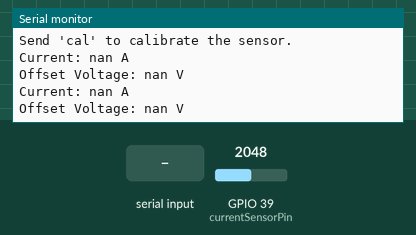
Recording of a sketch running on a simulated ESP32. Parts: the last lines printed to the serial monitor. The inputs (shaded band) are chosen by the test bench; at power-on: GPIO 39 (currentSensorPin) = 2048. EEPROM starts erased.

Above: at 2.2 s.
2.3 s: "cal\n" received over Serial
At 4.4 s:
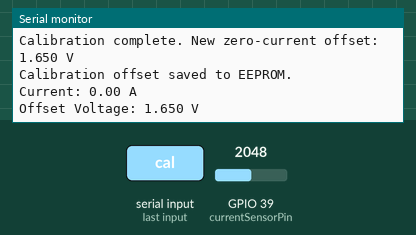
5.0 s: GPIO 39 (currentSensorPin) set to 2866
At 6.0 s:
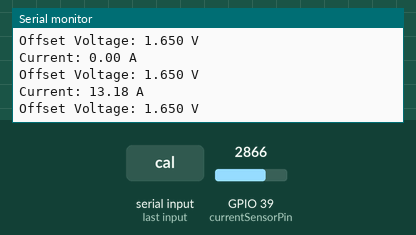
6.5 s: GPIO 39 (currentSensorPin) set to 3603
At 7.1 s:
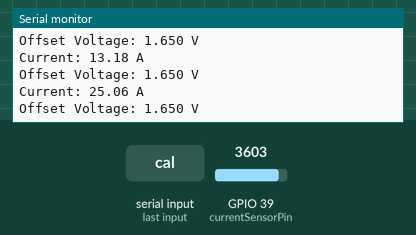
Timing chart, 0 to 9.5 s (numbered marks = the images above; inputs shaded):
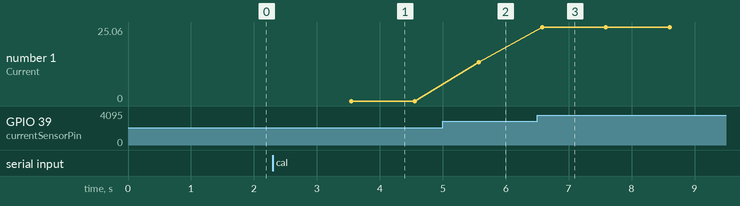

The sketch:

single-sensor-cal.ino
```cpp
#include <EEPROM.h> // Include EEPROM library for ESP32

// Pin configuration
const int currentSensorPin = 39; // ADC pin connected to the WCS sensor output

// Sensor configuration
const float sensitivity = 50.0;    // Sensitivity in mV/A for WCS1800
const float voltageReference = 3.3; // ESP32 ADC reference voltage
const int adcResolution = 4096;    // ESP32 ADC resolution (12-bit)

// EEPROM configuration
const int eepromSize = 512;         // Total EEPROM size
const int offsetAddress = 0;        // EEPROM address for storing the offset ideal 1.816

// Sampling configuration
const int numSamples = 50;          // Number of samples to average
float offsetVoltage = 0.0;          // Offset voltage for the sensor
float current = 0.0;                // Measured current

void setup() {
  Serial.begin(115200);
  delay(1000); // Allow some time for the serial monitor to start
  Serial.println("Single Sensor Current Measurement with EEPROM Calibration");

  // Initialize EEPROM
  if (!EEPROM.begin(eepromSize)) {
    Serial.println("Failed to initialize EEPROM!");
    while (1);
  }

  // Load offset from EEPROM
  offsetVoltage = readCalibrationFromEEPROM();
  Serial.print("Loaded offset voltage: ");
  Serial.print(offsetVoltage, 3);
  Serial.println(" V");

  Serial.println("Send 'cal' to calibrate the sensor.");
}

void loop() {
  // Check for serial input
  if (Serial.available()) {
    String command = Serial.readStringUntil('\n');
    command.trim(); // Remove any leading/trailing whitespace

    if (command == "cal") {
      calibrateZeroCurrent();
    }
  }

  // Measure current
  current = measureCurrent();
  Serial.print("Current: ");
  Serial.print(current, 2); // Print with 2 decimal points
  Serial.println(" A");

  Serial.print("Offset Voltage: ");
  Serial.print(offsetVoltage, 3); // Print with 3 decimal points
  Serial.println(" V");

  delay(1000); // Wait for a second before the next reading
}

// Function to measure current
float measureCurrent() {
  float totalADC = 0.0;

  // Take multiple samples and accumulate the ADC readings
  for (int i = 0; i < numSamples; i++) {
    totalADC += analogRead(currentSensorPin);
    delayMicroseconds(100); // Small delay to allow ADC to stabilize
  }

  // Calculate the average ADC value
  float avgADC = totalADC / numSamples;

  // Convert average ADC value to voltage
  float sensorVoltage = (avgADC * voltageReference) / adcResolution;

  // Calculate current (sensitivity is in mV/A, so convert to V/A)
  return (sensorVoltage - offsetVoltage) / (sensitivity / 1000.0);
}

// Function to calibrate the zero-current offset
void calibrateZeroCurrent() {
  float totalADC = 0.0;

  // Take multiple samples with no current
  Serial.println("Calibrating zero-current offset...");
  for (int i = 0; i < numSamples; i++) {
    totalADC += analogRead(currentSensorPin);
    delay(10); // Short delay between samples
  }

  // Calculate average ADC value and determine offset voltage
  float avgADC = totalADC / numSamples;
  offsetVoltage = (avgADC * voltageReference) / adcResolution;

  Serial.print("Calibration complete. New zero-current offset: ");
  Serial.print(offsetVoltage, 3); // Print with 3 decimal points
  Serial.println(" V");

  // Save the new offset to EEPROM
  saveCalibrationToEEPROM(offsetVoltage);
}

// Save the calibration offset to EEPROM
void saveCalibrationToEEPROM(float offset) {
  uint32_t offsetData = *(uint32_t *)&offset; // Convert float to uint32_t for storage
  for (int i = 0; i < 4; i++) {
    EEPROM.write(offsetAddress + i, (offsetData >> (i * 8)) & 0xFF);
  }
  EEPROM.commit(); // Save changes to EEPROM
  Serial.println("Calibration offset saved to EEPROM.");
}

// Read the calibration offset from EEPROM
float readCalibrationFromEEPROM() {
  uint32_t offsetData = 0;
  for (int i = 0; i < 4; i++) {
    offsetData |= (EEPROM.read(offsetAddress + i) << (i * 8));
  }
  return *(float *)&offsetData; // Convert uint32_t back to float
}
```

Measured:
- after the input at 2.3 s, the serial monitor: prints a new line after 0.73 s (image 1)
- after the input at 5.0 s, the serial monitor: prints a new line after 0.57 s (image 2)
- after the input at 6.5 s, the serial monitor: prints a new line after 0.08 s (image 3)
- plotted number 1: 0 → 13.18 after the input at 5.0 s, 13.18 → 25.06 after the input at 6.5 s
